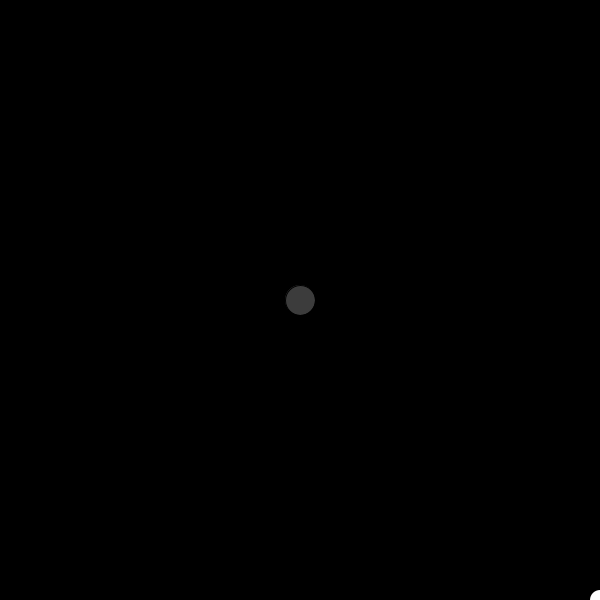
Frame 1 (no input)
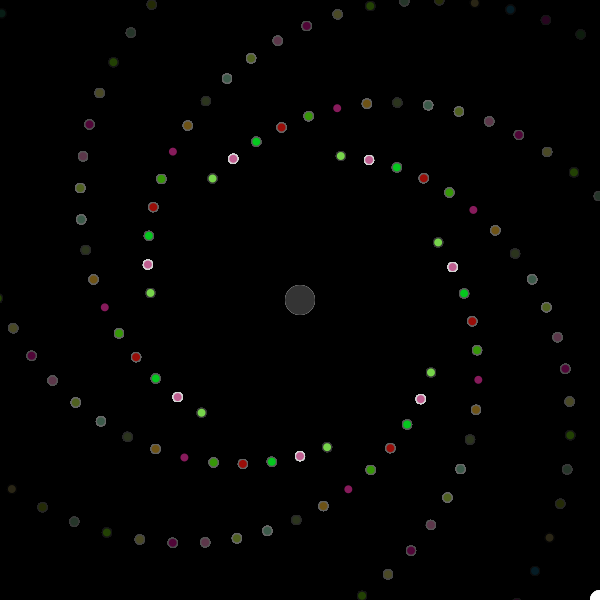
Frame 60 (the mouse pressed at the canvas centre just before this capture)
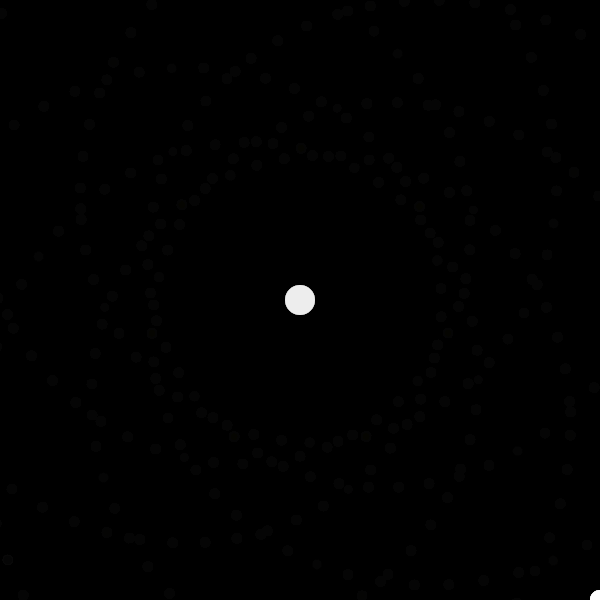
Frame 120 (the mouse held since frame 60 and released just before this capture)

The Processing sketch that drew these frames (run headless with seeded random() and noise(); from frame 60 on, the mouse is pressed at the canvas centre):

// Processing sketch: processing_55084
// ── processing_55084.pde

float theta =0;
color bob, mary;
float jitter;

 
void setup() {
  size(600,600);
  smooth();
  background (0);
}
 
void draw() {
  bob = color(random(255),random(255),random(255));
  mary = color(random(255));
  fill(0, 24);
rect(0, 0, 600, 600);



fill(mary);
ellipse(width/2, height/2, 30, 30);




 
  translate (width/2,height/2);
 
  for(float i=0; i< TWO_PI; i+=0.9) {
    
    pushMatrix();
    rotate(theta+i);

    for(float j=0; j < TWO_PI; j+=0.1) {
      pushMatrix();
      translate(200,200);
      rotate (theta-.05);
      noStroke();
      fill(mary);
      ellipse(width/2, height/2, 10, 10);
      noStroke();
      fill(bob);
      ellipse(width/2, height/2, 8, 8);
     
     
      popMatrix();
    }
    popMatrix();
  }
  endShape();
  theta-=0.05;
  
  noStroke();
  fill(255);
  ellipse(width/2, height/2, 20, 20);
}
